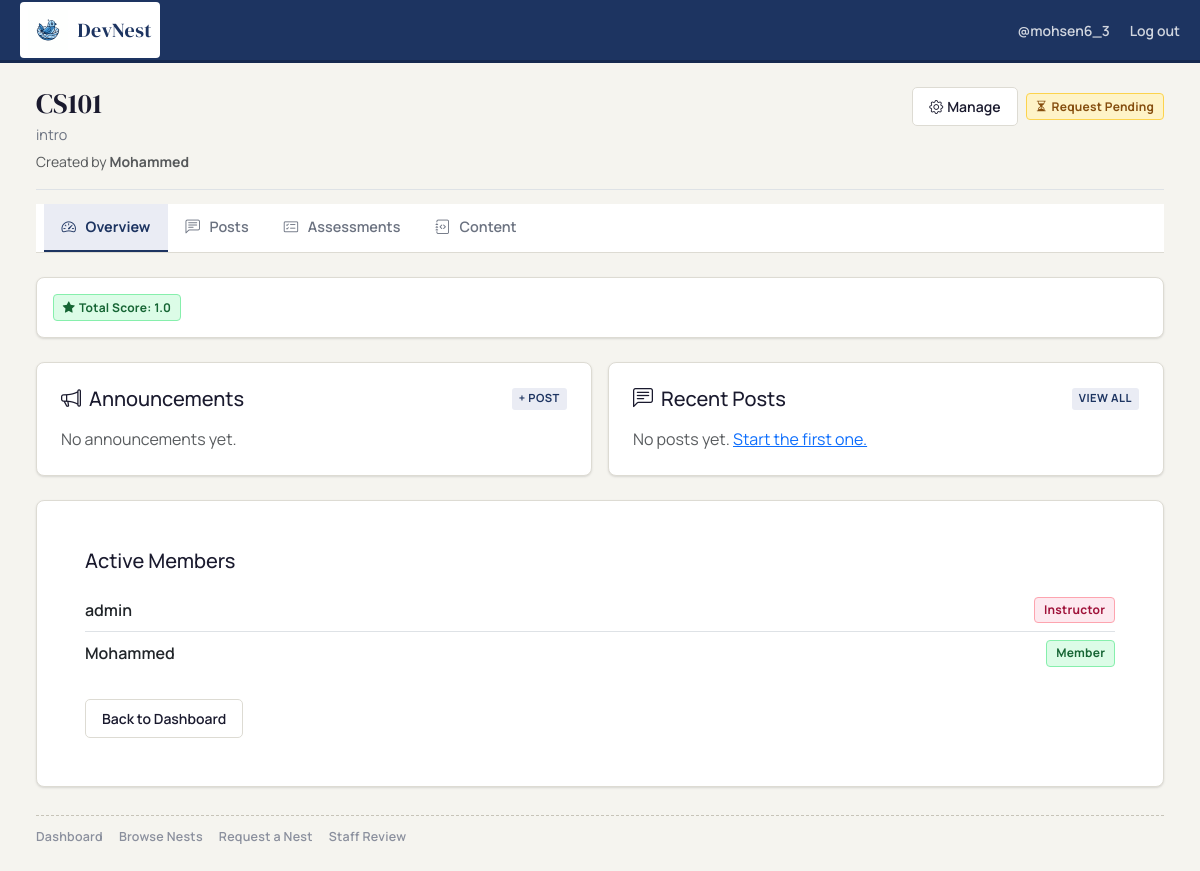
The app's page /nests/1/ (signed in), older data.
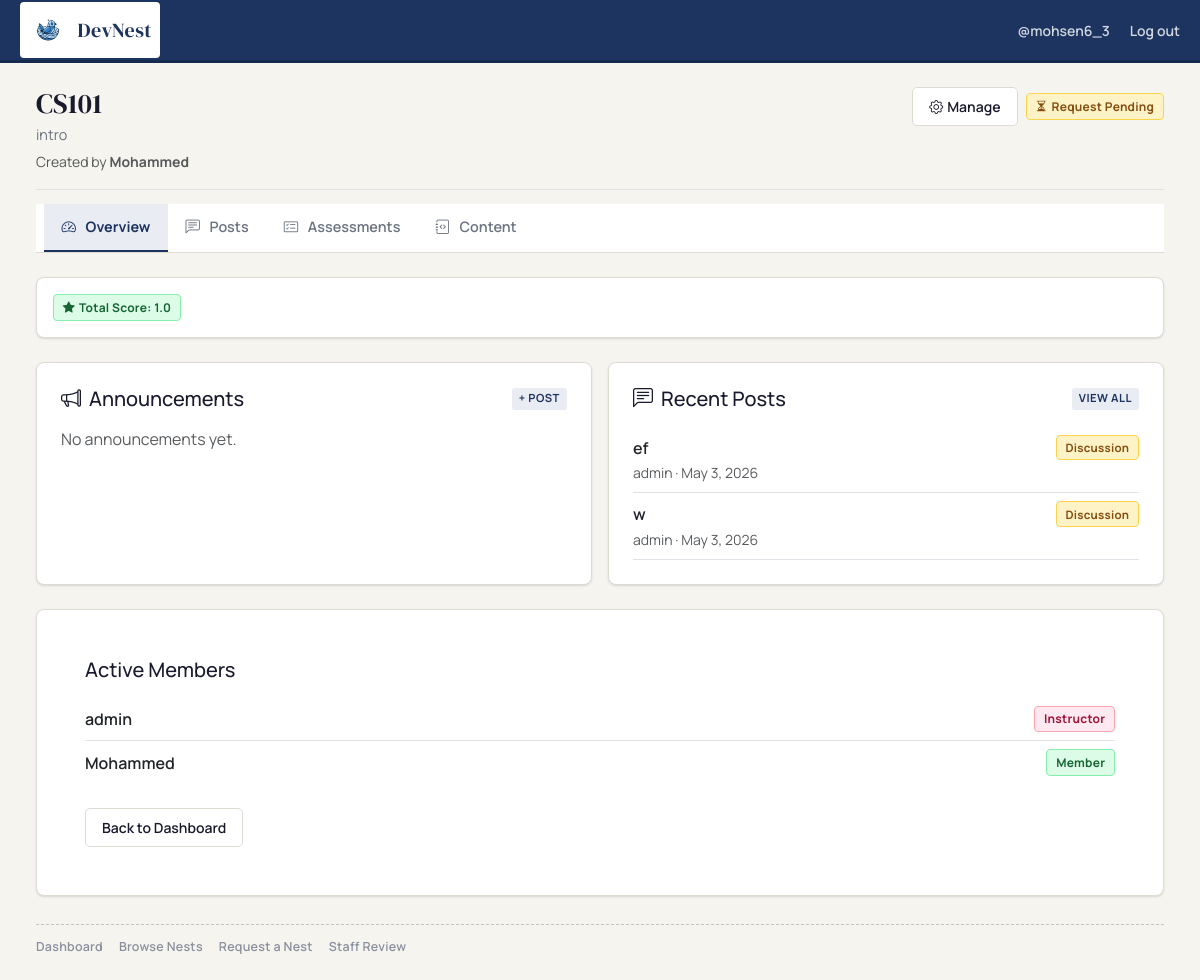
The same page, newer data.
### nests/models.py (models this page shows, shortened)
class NestMembership(models.Model):
    class Role(models.TextChoices):
        INSTRUCTOR = 'instructor', 'Instructor'
        ASSISTANT  = 'assistant',  'Assistant'
        MEMBER     = 'member',     'Member'
    class Status(models.TextChoices):
        PENDING  = 'pending',  'Pending'
        ACTIVE   = 'active',   'Active'
        REJECTED = 'rejected', 'Rejected'
    nest      = models.ForeignKey(Nest, on_delete=models.CASCADE, related_name='memberships')
    user      = models.ForeignKey(settings.AUTH_USER_MODEL, on_delete=models.CASCADE, related_name='nest_memberships')
    role      = models.CharField(max_length=20, choices=Role.choices, default=Role.MEMBER)
    status    = models.CharField(max_length=20, choices=Status.choices, default=Status.PENDING)
    joined_at = models.DateTimeField(auto_now_add=True)
    class Meta:
        constraints = [
            models.UniqueConstraint(fields=['nest', 'user'], name='unique_nest_membership')
        ]
        ordering = ['nest', 'joined_at']

### posts/models.py (models this page shows, shortened)
class Post(models.Model):
    user = models.ForeignKey(User, on_delete=models.CASCADE)
    nest = models.ForeignKey(Nest, on_delete=models.CASCADE, related_name='posts', null=True, blank=True)
    title = models.CharField(max_length=200)
    content = models.TextField()
    post_type = models.ForeignKey(PostType, on_delete=models.CASCADE, default=None, null=True, blank=True)
    created_at = models.DateTimeField(auto_now_add=True)
    class Meta:
        ordering = ['-created_at']

class PostType(models.Model):
    name = models.CharField(max_length=128, unique=True)

### nests/views.py (the view)
# urls.py: path('<int:nest_id>/',        views.nest_detail_view,       name='nest_detail'),
def nest_detail_view(request: HttpRequest, nest_id: int):
    if not request.user.is_authenticated:
        return _require_auth(request, 'You must be signed in to view nest details.')
    """Dashboard for an approved nest: shows announcements and recent posts."""
    nest = get_object_or_404(Nest, pk=nest_id, status=Nest.Status.APPROVED)
    membership = nest.membership_for(request.user)
    pending_membership = nest.memberships.filter(
        user=request.user, status=NestMembership.Status.PENDING
    ).first()
    total_score = (
        Submission.objects
        .filter(student=request.user, assessment__nest=nest)
        .aggregate(total=Sum('score'))['total'] or 0
    )
    ann_type = PostType.objects.filter(name='Announcement').first()
    announcements = (
        Post.objects.filter(nest=nest, post_type=ann_type).order_by('-created_at')[:5]
        if ann_type else []
    )
    recent_posts = (
        Post.objects.filter(nest=nest)
        .exclude(post_type=ann_type)
        .order_by('-created_at')[:5]
        if ann_type else Post.objects.filter(nest=nest).order_by('-created_at')[:5]
    )
    return render(request, 'nests/nest_detail.html', {
        'nest': nest,
        'membership': membership,
        'pending_membership': pending_membership,
        'can_manage': nest.is_nest_staff(request.user) or nest.is_site_staff(request.user),
        'announcements': announcements,
        'recent_posts': recent_posts,
        'total_score': total_score,
    })

### nests/models.py (called while the page is built)
    def membership_for(self, user):
        if not getattr(user, 'is_authenticated', False):
            return None
        return self.memberships.filter(user=user, status=NestMembership.Status.ACTIVE).first()

    def is_site_staff(self, user):
        return bool(getattr(user, 'is_authenticated', False) and (user.is_staff or user.is_superuser))

    def is_nest_staff(self, user):
        m = self.membership_for(user)
        return m is not None and m.role in (NestMembership.Role.INSTRUCTOR, NestMembership.Role.ASSISTANT)

### nests/templates/nests/nest_detail.html (shortened to what this page needs)
{% extends "nests/nest_detail_base.html" %}
{% block tab_overview %}active{% endblock %}
{% block feature_content %}
<div class="nest-surface p-3 mb-4">
    <span class="nest-chip nest-chip-approved">
        <i class="bi bi-star-fill me-1"></i> Total Score: {{ total_score }}
    </span>
</div>
<div class="row g-3 mb-4">
    <div class="col-12 col-lg-6">
        <div class="nest-surface p-4 h-100 d-flex flex-column">
            <div class="d-flex justify-content-between align-items-center mb-3">
                <h5 class="mb-0"><i class="bi bi-megaphone me-2"></i>Announcements</h5>
                {% if can_manage %}
                    <a href="{% url 'nests:nest_posts' nest_id=nest.pk %}" class="nest-subnav-badge text-decoration-none">+ Post</a>
                {% endif %}
            </div>
            {% if announcements %}
                <ul class="list-group list-group-flush">
                    {% for post in announcements %}
                        <li class="list-group-item px-0 py-2 border-0 border-bottom">
                            <div class="fw-semibold">{{ post.title }}</div>
                            <small class="text-muted">{{ post.user.username }} &middot; {{ post.created_at|date:"M j, Y" }}</small>
                        </li>
                    {% endfor %}
                </ul>
            {% else %}
                <p class="text-muted mb-0">No announcements yet.</p>
            {% endif %}
        </div>
    </div>
    <div class="col-12 col-lg-6">
        <div class="nest-surface p-4 h-100 d-flex flex-column">
            <div class="d-flex justify-content-between align-items-center mb-3">
                <h5 class="mb-0"><i class="bi bi-chat-left-text me-2"></i>Recent Posts</h5>
                <a href="{% url 'nests:nest_posts' nest_id=nest.pk %}" class="nest-subnav-badge text-decoration-none">View all</a>
            </div>
            {% if recent_posts %}
                <ul class="list-group list-group-flush">
                    {% for post in recent_posts %}
                        <li class="list-group-item px-0 py-2 border-0 border-bottom">
                            <div class="d-flex justify-content-between align-items-center gap-2">
                                <span class="fw-semibold">{{ post.title }}</span>
                                {% if post.post_type %}
                                    <span class="nest-chip nest-chip-pending" style="font-size:.72rem">{{ post.post_type.name }}</span>
                                {% endif %}
                            </div>
                            <small class="text-muted">{{ post.user.username }} &middot; {{ post.created_at|date:"M j, Y" }}</small>
                        </li>
                    {% endfor %}
                </ul>
            {% else %}
                <p class="text-muted mb-0">No posts yet. <a href="{% url 'nests:nest_posts' nest_id=nest.pk %}">Start the first one.</a></p>
            {% endif %}
        </div>
    </div>
</div>
<div class="nest-surface p-4 p-md-5">
    <h5 class="mb-3">Active Members</h5>
    <ul class="list-group list-group-flush mt-2">
        {% for m in nest.memberships.all %}
            {% if m.status == 'active' %}
                <li class="list-group-item d-flex justify-content-between align-items-center px-0">
                    <span class="fw-semibold">{{ m.user.username }}</span>
                    <span class="nest-chip {% if m.role == 'instructor' %}nest-chip-rejected{% elif m.role == 'assistant' %}nest-chip-pending{% else %}nest-chip-approved{% endif %}">
                        {{ m.get_role_display }}
                    </span>
                </li>
            {% endif %}
        {% empty %}
            <li class="list-group-item px-0 text-muted">No members yet.</li>
        {% endfor %}
    </ul>
    <div class="mt-4">
        <a href="{% url 'nests:nest_dashboard' %}" class="nest-btn-soft">Back to Dashboard</a>
    </div>
</div>
{% endblock feature_content %}

Row changes from the older to the newer data that the page shows:
added Post: title "ef", post_type.name "Discussion", user.username "admin", created_at "May 3, 2026"
added Post: title "w", post_type.name "Discussion", user.username "admin", created_at "May 3, 2026"
Text that changed along with them:
text no longer shown: "No posts yet. Start the first one."
